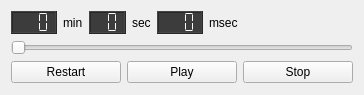
<?xml version="1.0" encoding="UTF-8"?>
<ui version="4.0">
 <class>QmitkNavigationDataPlayerControlWidget</class>
 <widget class="QWidget" name="QmitkNavigationDataPlayerControlWidget">
  <property name="geometry">
   <rect>
    <x>0</x>
    <y>0</y>
    <width>364</width>
    <height>95</height>
   </rect>
  </property>
  <property name="windowTitle">
   <string>Form</string>
  </property>
  <layout class="QVBoxLayout" name="verticalLayout">
   <item>
    <layout class="QGridLayout" name="gridLayout">
     <item row="1" column="6">
      <spacer name="horizontalSpacer_3">
       <property name="orientation">
        <enum>Qt::Horizontal</enum>
       </property>
       <property name="sizeHint" stdset="0">
        <size>
         <width>40</width>
         <height>20</height>
        </size>
       </property>
      </spacer>
     </item>
     <item row="1" column="3">
      <widget class="QLabel" name="secLabel">
       <property name="text">
        <string>sec</string>
       </property>
      </widget>
     </item>
     <item row="1" column="5">
      <widget class="QLabel" name="msecLabel">
       <property name="text">
        <string>msec</string>
       </property>
      </widget>
     </item>
     <item row="1" column="2">
      <widget class="QLCDNumber" name="secLCDNumber">
       <property name="styleSheet">
        <string notr="true">background-color: rgb(60, 60, 60);
color: rgb(250, 250, 250);</string>
       </property>
       <property name="numDigits">
        <number>2</number>
       </property>
       <property name="segmentStyle">
        <enum>QLCDNumber::Flat</enum>
       </property>
       <property name="intValue" stdset="0">
        <number>0</number>
       </property>
      </widget>
     </item>
     <item row="1" column="1">
      <widget class="QLabel" name="minLabel">
       <property name="text">
        <string>min</string>
       </property>
      </widget>
     </item>
     <item row="1" column="0">
      <widget class="QLCDNumber" name="minLCDNumber">
       <property name="styleSheet">
        <string notr="true">background-color: rgb(60, 60, 60);
color: rgb(250, 250, 250);</string>
       </property>
       <property name="frameShadow">
        <enum>QFrame::Raised</enum>
       </property>
       <property name="numDigits">
        <number>3</number>
       </property>
       <property name="segmentStyle">
        <enum>QLCDNumber::Flat</enum>
       </property>
       <property name="intValue" stdset="0">
        <number>0</number>
       </property>
      </widget>
     </item>
     <item row="1" column="4">
      <widget class="QLCDNumber" name="msecLCDNumber">
       <property name="styleSheet">
        <string notr="true">background-color: rgb(60, 60, 60);
color: rgb(250, 250, 250);</string>
       </property>
       <property name="numDigits">
        <number>3</number>
       </property>
       <property name="segmentStyle">
        <enum>QLCDNumber::Flat</enum>
       </property>
       <property name="intValue" stdset="0">
        <number>0</number>
       </property>
      </widget>
     </item>
    </layout>
   </item>
   <item>
    <widget class="QSlider" name="samplePositionHorizontalSlider">
     <property name="enabled">
      <bool>false</bool>
     </property>
     <property name="orientation">
      <enum>Qt::Horizontal</enum>
     </property>
    </widget>
   </item>
   <item>
    <layout class="QHBoxLayout" name="m_PlayerButtonsLayout">
     <item>
      <widget class="QPushButton" name="restartPushButton">
       <property name="sizePolicy">
        <sizepolicy hsizetype="Preferred" vsizetype="Preferred">
         <horstretch>1</horstretch>
         <verstretch>0</verstretch>
        </sizepolicy>
       </property>
       <property name="toolTip">
        <string>Restart from beginning</string>
       </property>
       <property name="text">
        <string>Restart</string>
       </property>
       <property name="icon">
        <iconset resource="../resources/IGTUI.qrc">
         <normaloff>:/IGTUI/firstframe.png</normaloff>:/IGTUI/firstframe.png</iconset>
       </property>
      </widget>
     </item>
     <item>
      <widget class="QPushButton" name="playPushButton">
       <property name="sizePolicy">
        <sizepolicy hsizetype="Preferred" vsizetype="Preferred">
         <horstretch>1</horstretch>
         <verstretch>0</verstretch>
        </sizepolicy>
       </property>
       <property name="toolTip">
        <string>Play at normal speed</string>
       </property>
       <property name="text">
        <string>Play</string>
       </property>
       <property name="icon">
        <iconset resource="../resources/IGTUI.qrc">
         <normaloff>:/IGTUI/play.png</normaloff>
         <activeon>:/IGTUI/pause.png</activeon>:/IGTUI/play.png</iconset>
       </property>
       <property name="iconSize">
        <size>
         <width>16</width>
         <height>16</height>
        </size>
       </property>
       <property name="checkable">
        <bool>true</bool>
       </property>
       <property name="checked">
        <bool>false</bool>
       </property>
      </widget>
     </item>
     <item>
      <widget class="QPushButton" name="stopPushButton">
       <property name="sizePolicy">
        <sizepolicy hsizetype="Preferred" vsizetype="Preferred">
         <horstretch>1</horstretch>
         <verstretch>0</verstretch>
        </sizepolicy>
       </property>
       <property name="toolTip">
        <string>Stop playing</string>
       </property>
       <property name="text">
        <string>Stop</string>
       </property>
       <property name="icon">
        <iconset resource="../resources/IGTUI.qrc">
         <normaloff>:/IGTUI/stop.png</normaloff>:/IGTUI/stop.png</iconset>
       </property>
      </widget>
     </item>
    </layout>
   </item>
   <item>
    <spacer name="verticalSpacer">
     <property name="orientation">
      <enum>Qt::Vertical</enum>
     </property>
     <property name="sizeHint" stdset="0">
      <size>
       <width>20</width>
       <height>40</height>
      </size>
     </property>
    </spacer>
   </item>
  </layout>
 </widget>
 <resources/>
 <connections>
  <connection>
   <sender>playPushButton</sender>
   <signal>clicked()</signal>
   <receiver>QmitkNavigationDataPlayerControlWidget</receiver>
   <slot>OnPlayPause()</slot>
   <hints>
    <hint type="sourcelabel">
     <x>181</x>
     <y>73</y>
    </hint>
    <hint type="destinationlabel">
     <x>181</x>
     <y>47</y>
    </hint>
   </hints>
  </connection>
  <connection>
   <sender>restartPushButton</sender>
   <signal>clicked()</signal>
   <receiver>QmitkNavigationDataPlayerControlWidget</receiver>
   <slot>OnRestart()</slot>
   <hints>
    <hint type="sourcelabel">
     <x>62</x>
     <y>73</y>
    </hint>
    <hint type="destinationlabel">
     <x>181</x>
     <y>47</y>
    </hint>
   </hints>
  </connection>
  <connection>
   <sender>stopPushButton</sender>
   <signal>clicked()</signal>
   <receiver>QmitkNavigationDataPlayerControlWidget</receiver>
   <slot>OnStop()</slot>
   <hints>
    <hint type="sourcelabel">
     <x>301</x>
     <y>73</y>
    </hint>
    <hint type="destinationlabel">
     <x>181</x>
     <y>47</y>
    </hint>
   </hints>
  </connection>
 </connections>
 <slots>
  <slot>OnStop()</slot>
  <slot>OnRestart()</slot>
  <slot>OnPlayPause()</slot>
 </slots>
</ui>
